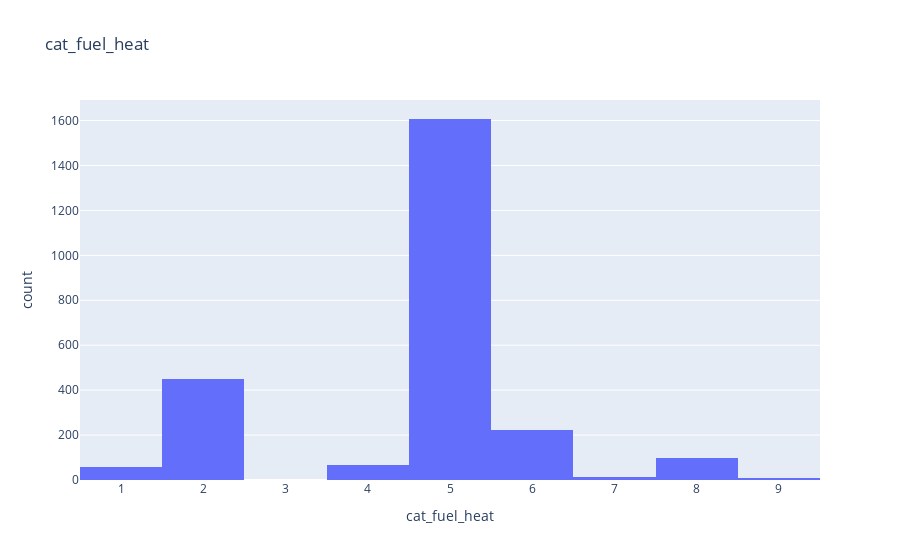

The notebook cell this image was saved under:
### Code cell
# Check distribution of cat_fuel_heat.
fig_tmp = px.histogram(df_raw_hh, x= "cat_fuel_heat", title= "cat_fuel_heat")
fig_tmp.show()

### Figure 1 — Plotly figure (JSON) as saved in the notebook; plotly's stock layout.template omitted (floating-point values rounded to 4 significant figures; data arrays with more than 128 entries replaced by an {"elided": "..."} marker saying what was removed)
{"data": [{"alignmentgroup": "True", "bingroup": "x", "hovertemplate": "cat_fuel_heat=%{x}<br>count=%{y}<extra></extra>", "legendgroup": "", "marker": {"color": "#636efa", "pattern": {"shape": ""}}, "name": "", "offsetgroup": "", "orientation": "v", "showlegend": false, "type": "histogram", "x": {"elided": "2520 int values"}, "xaxis": "x", "yaxis": "y"}], "layout": {"barmode": "relative", "legend": {"tracegroupgap": 0}, "title": {"text": "cat_fuel_heat"}, "xaxis": {"anchor": "y", "domain": [0, 1], "title": {"text": "cat_fuel_heat"}}, "yaxis": {"anchor": "x", "domain": [0, 1], "title": {"text": "count"}}}}
